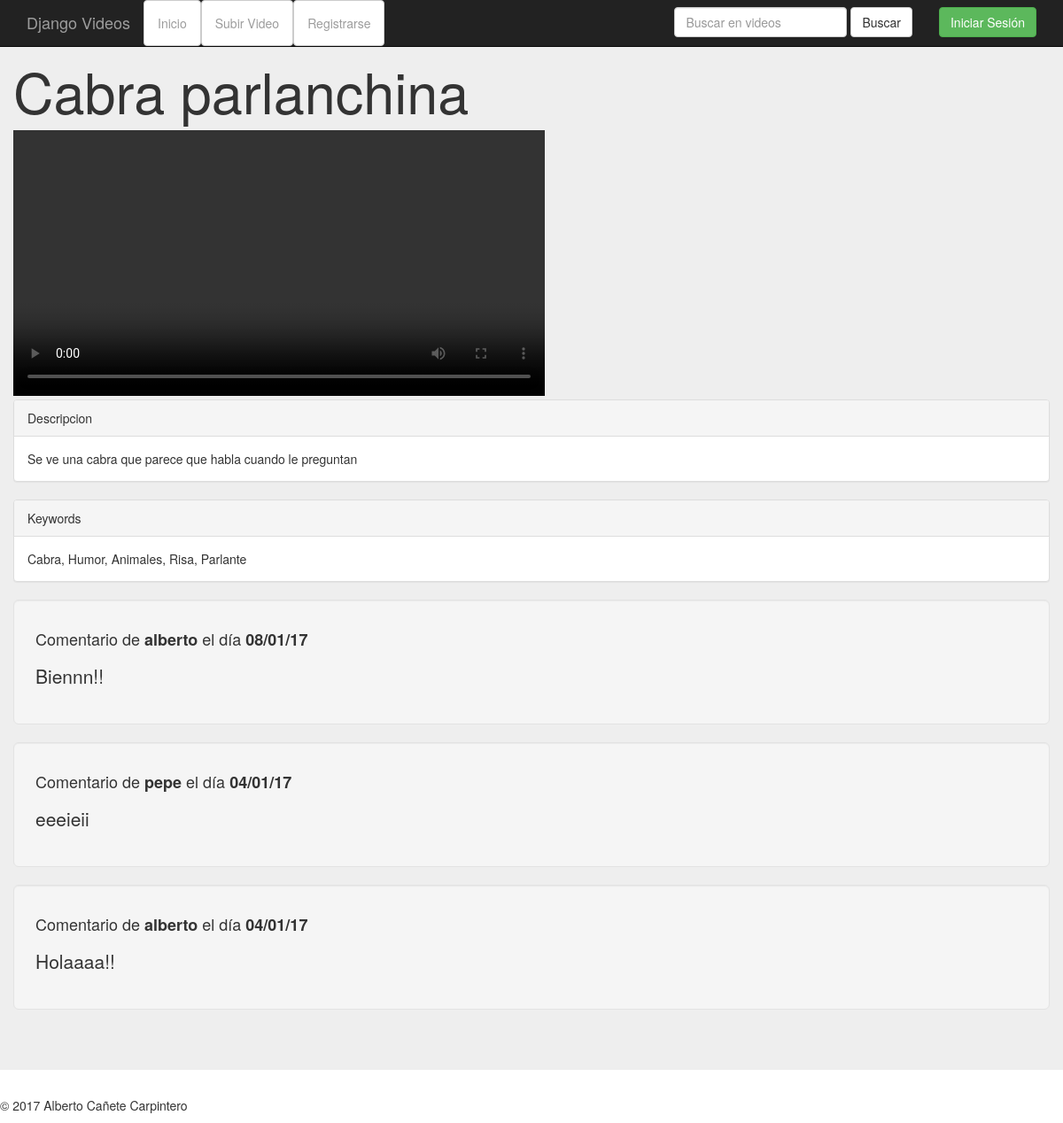
Screenshot of /ver/3/ with the database file from the repository.
### video/models.py (models this page shows, shortened)
class Video(models.Model):
	titulo_video = models.CharField(max_length = 100, verbose_name = 'Titulo ', help_text = "Titulo ")
	descripcion_video = models.TextField(help_text = 'Descripcion ', verbose_name = 'Descripcion ')
	keywords_video = models.TextField(verbose_name = "Palabras de referencia", help_text = "Palabras de referencia")
	usuario_video = models.ForeignKey(User, verbose_name = 'Usuario ')
	archivo_video = models.FileField(upload_to = 'videos', help_text = "Seleccione un archivo", verbose_name = "Seleccione un archivo")
	fecha_video = models.DateTimeField(auto_now = True)
	privacidad_video = models.BooleanField(verbose_name = "Privado", default = False, help_text = "Privado")

class Comentario(models.Model):
	video_comentario = models.ForeignKey(Video)
	texto_comentario = models.TextField(help_text = 'Comentario', verbose_name = "Comentario")
	usuario_comentario = models.ForeignKey(User, verbose_name = 'Autor')
	fecha_comentario = models.DateTimeField(auto_now=True, verbose_name= 'Fecha del Comentario')

### video/views.py (the view)
# urls.py: url(r'^ver/(?P<id_video>.*)/$',views.verVideo),
def verVideo(request,id_video):
    video=get_object_or_404(models.Video, pk=id_video)
    comentarios=models.Comentario.objects.filter(video_comentario=video).order_by("fecha_comentario").reverse()
    formulario=forms.nuevoComentario(request.POST or None)
    if formulario.is_valid():
        usuario=get_object_or_404(models.User,pk=request.POST['id_usuario'])
        nuevoV=formulario.save(commit=False)
        nuevoV.video_comentario=video
        nuevoV.usuario_comentario=usuario
        nuevoV.save()
    return render(request,'verVideo.html',{'idvideo':id_video,'titulo':"Mostrar video",'video':video,'comentarios':comentarios,'formulario':formulario})

### video/forms.py
class nuevoComentario(forms.ModelForm):
    class Meta:
        model= models.Comentario
        fields= ('texto_comentario',)

### video/templates/verVideo.html (shortened to what this page needs)
{% extends "esqueleto.html" %}
{% block contenido %}
<h1>{{video.titulo_video}}</h1>
<video width="600" src="{{MEDIA_URL}}{{video.archivo_video}}" controls></video>
<div class="panel panel-default">
  <div class="panel-heading">Descripcion</div>
  <div class="panel-body">
    {{video.descripcion_video}}
  </div>
</div>
<div class="panel panel-default">
  <div class="panel-heading">Keywords</div>
  <div class="panel-body">
    {{video.keywords_video}}
  </div>
</div>
{% for i in comentarios %}
<div class="well well-lg">
  <h4>Comentario de <label>{{i.usuario_comentario}}</label> el d&iacute;a <label>{{i.fecha_comentario|date:"d/m/y"}}</label></h4>
<p>{{i.texto_comentario}}</p>
</div>
{% endfor %}
{% endblock %}

### rows the page displays
Video: titulo_video "Cabra parlanchina", descripcion_video "Se ve una cabra que parece que habla cuando le preguntan", keywords_video "Cabra, Humor, Animales, Risa, Parlante"
Comentario: usuario_comentario "alberto", fecha_comentario "08/01/17", texto_comentario "Biennn!!"
Comentario: usuario_comentario "pepe", fecha_comentario "04/01/17", texto_comentario "eeeieii"
Comentario: usuario_comentario "alberto", fecha_comentario "04/01/17", texto_comentario "Holaaaa!!"
